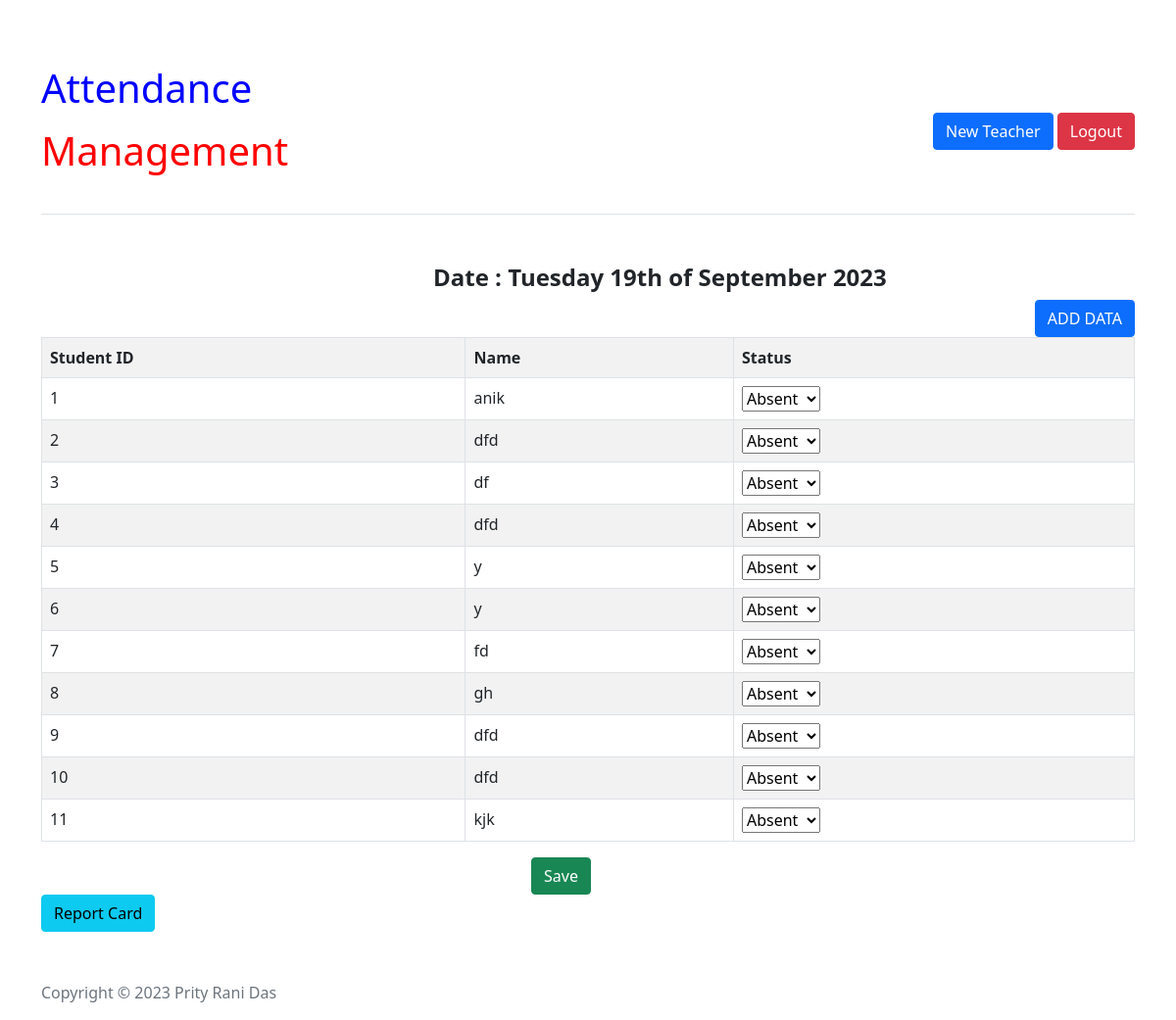
/home.php (signed in), run on the app's committed database.
### tables this page shows
CREATE TABLE `students` (
  `id` int(11) NOT NULL,
  `name` varchar(255) NOT NULL
);

### home.php (the view, shortened to what this page needs)
<?php
include("header.php");
include("dbcon.php");
$query = "SELECT * FROM students";
$result = mysqli_query($connection, $query);
?>
<div class="box1">
<h4 style="padding-left: 400px;"><b> Date : <?php echo date("l jS \of F Y ") . "<br>";?></b></h3>
        <button type="button" class="btn btn-primary" data-bs-toggle="modal" data-bs-target="#exampleModal">ADD DATA</button>
    </div>
<form action="#" method="post">
    <table class="table table-hover table-bordered table-striped">
        <tr>
            <th>Student ID</th>
            <th>Name</th>
            <th>Status</th>
        </tr>
        <?php
        while ($row = mysqli_fetch_assoc($result)) {
            ?>
            <tr>
                <td><?php echo $row['id']; ?></td>
                <td><?php echo $row['name']; ?></td>
                <td>
                    <select name="status[]">
                        <option value="0">Absent</option>
                    </select>
                </td>
            </tr>
            <?php
        }
        ?>
    </table>
    <button type="submit" style="margin-left: 500px;" class="btn btn-success" name="submit">Save</button>
</form>
<button type="submit"  class="btn btn-info" name="submit" onclick="window.location.href = 'report.php';">Report Card</button>
<?php include("footer.php"); ?>

### header.php (shortened to what this page needs)
<!DOCTYPE html>
<html lang="en">
<head>
    <link rel="stylesheet" href="style.css">
    <link href="https://cdn.jsdelivr.net/npm/bootstrap@5.0.2/dist/css/bootstrap.min.css" rel="stylesheet">
</head>
<body>
<div class="topbar sticky-top">
        <div class="container">
            <header class="d-flex flex-wrap align-items-center justify-content-center justify-content-md-between py-3 mb-4 border-bottom">
                <a href="./home.php" class="d-flex align-items-center col-md-3 mb-2 mb-md-0 text-dark text-decoration-none">
                <h1><p style="color: blue;">Attendance </p> <p style="color: red;">Management</p></h1>
                </a>
                <div class="col-md-3 text-end">
                    <button type="button" class="btn btn-primary" onclick="window.location.href = 'registration.php';">New Teacher</button>
                    <button type="button" class="btn btn-danger" onclick="window.location.href = 'logout.php';" >Logout</button>
                </div>
            </header>
        </div>
</div>
            <div class="container">

### footer.php (shortened to what this page needs)
</div>
<footer class="footer">
  <div class="container">
    <div class="row">
      <div class="col-md-6">
        <p class="text-muted">Copyright &copy; 2023 Prity Rani Das</p>
      </div>
    </div>
  </div>
</footer>
</body>
</html>

### style.css (style rules this page uses)
.box1 { margin-top: 10px; }
.box1 button { float: right; }
.container { margin-top:50px; }

### data on the page
students: id "1", name "anik"
students: id "2", name "dfd"
students: id "3", name "df"
students: id "4", name "dfd"
students: id "5", name "y"
students: id "6", name "y"
students: id "7", name "fd"
students: id "8", name "gh"
students: id "9", name "dfd"
students: id "10", name "dfd"
students: id "11", name "kjk"
